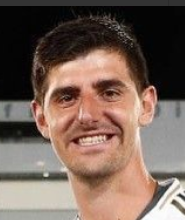
#> input picture Computer-Vision/opencv-course/datasetpeople/train/Courtois/chrome_1Yao1w1a6T.png, 185 x 220 px, found by its file name; its folder holds only this picture in this run
$ python faces_train.py
#> lines starting #> are read from the running program, lines starting #| are printed output that depends on the picture
import os
import cv2 as cv
import numpy as np

people = ['Courtois', 'Cristiano Ronaldo', 'Dybala', 'Kross', 'Lionel Messi', 'Neymar', 'Pogba']
DIR = r'/Users/anhvietpham/Documents/Dev-Chicken/Deep-Learning/Computer-Vision/opencv-course/datasetpeople/train'

haar_cascade = cv.CascadeClassifier("../haar_face.xml")
features = []
labels = []


def create_train():
    for person in people:
        path = os.path.join(DIR, person)
        label = people.index(person)

        for img in os.listdir(path):
            img_path = os.path.join(path, img)
            img_array = cv.imread(img_path)
#> img_array is the input picture: shape (220, 185, 3); mean B, G, R 88.7, 99.2, 119.9
            gray = cv.cvtColor(img_array, cv.COLOR_BGR2GRAY)
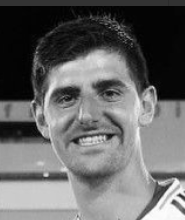
#> gray: shape (220, 185); min 0, max 254, mean 104.2
            faces_rect = haar_cascade.detectMultiScale(gray, scaleFactor=1.2, minNeighbors=3)
#> faces_rect = [[32, 50, 113, 113]]

            for (x, y, w, h) in faces_rect:
                faces_roi = gray[y: y + h, x: x + h]
                features.append(faces_roi)
                labels.append(label)
#> this loop made 1 pass
#> pass 1, in create_train, `faces_roi = gray[y: y + h, x: x + h]`:
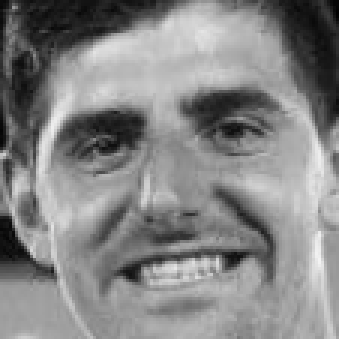
#> faces_roi: shape (113, 113) (shown 3 times larger); min 1, max 243, mean 132.9
#> after the loop, features = 1 item; labels = [0]
#> pass 2 of the loop in create_train, `for person in people:`:
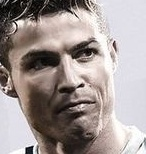
#> input picture Computer-Vision/opencv-course/datasetpeople/train/Cristiano Ronaldo/Cristiano Ronaldo116_1282.jpg, 146 x 154 px, found by its file name
#> in create_train, img_array is the input picture: shape (154, 146, 3); mean B, G, R 149.5, 152.2, 162.4
#> gray: shape (154, 146)
#> faces_rect = [[15, 18, 104, 104]]
#> the loop in create_train, `for (x, y, w, h) in faces_rect:` made 1 pass
#> pass 1, in create_train, `faces_roi = gray[y: y + h, x: x + h]`:
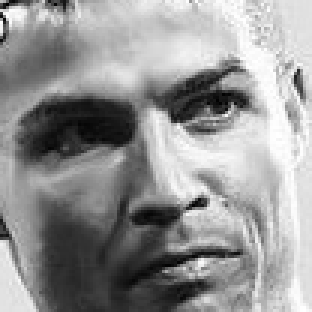
#> faces_roi: shape (104, 104) (shown 3 times larger); min 1, max 255, mean 148.7
#> after the loop in create_train, `for (x, y, w, h) in faces_rect:`: features = 2 items; labels = [0, 1]


if __name__ == '__main__':
#> (the run stopped early here; a loop or call above may not have finished)
